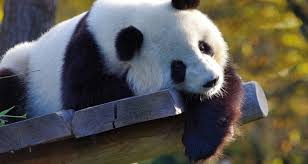
#> input picture python project/openCV2 tutorial/Saved Pictures/animals1.jpg, 308 x 164 px
$ python dialiting.py
#> lines starting #> are read from the running program, lines starting #| are printed output that depends on the picture
import cv2 as cv

img= cv.imread('Saved Pictures/animals1.jpg')
#> img is the input picture: shape (164, 308, 3); mean B, G, R 81.9, 86.7, 88.9

blur= cv.GaussianBlur(img, (3,3), cv.BORDER_DEFAULT)

canny= cv.Canny(blur, 125, 175)
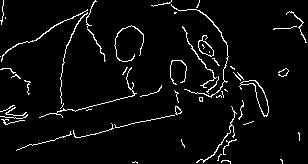
#> canny: shape (164, 308); 4.3% white in thin lines or dots

cv.imshow('canny', canny)

dilated= cv.dilate(canny, (3,3), iterations=1)
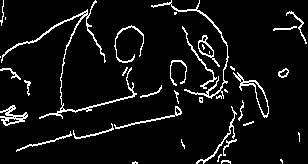
#> dilated: shape (164, 308); 6.8% white in thin lines or dots

erode= cv.erode(dilated, (3,3), iterations=1)
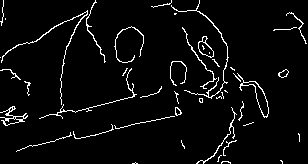
#> erode: shape (164, 308); 4.4% white in thin lines or dots
cv.imshow('erode', erode)

cv.imshow('dialeted', dilated)

cv.waitKey(0)
